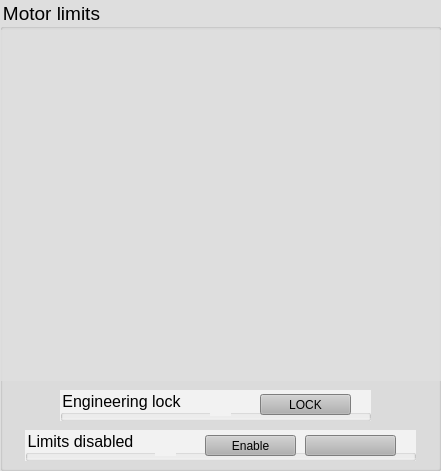
     <widget class="QGroupBox" name="groupBox_6">
      <property name="geometry">
       <rect>
        <x>300</x>
        <y>20</y>
        <width>441</width>
        <height>471</height>
       </rect>
      </property>
      <property name="font">
       <font>
        <pointsize>14</pointsize>
       </font>
      </property>
      <property name="styleSheet">
       <string notr="true">background-color: rgba(222, 222, 222, 222);</string>
      </property>
      <property name="title">
       <string>Motor limits</string>
      </property>
      <widget class="QPixmapWidget" name="qPixmapWidget_2">
       <property name="geometry">
        <rect>
         <x>0</x>
         <y>30</y>
         <width>441</width>
         <height>351</height>
        </rect>
       </property>
       <property name="pixmap">
        <pixmap>und.gif</pixmap>
       </property>
      </widget>
      <widget class="TaurusLed" name="ledAUL_2">
       <property name="geometry">
        <rect>
         <x>207</x>
         <y>30</y>
         <width>21</width>
         <height>21</height>
        </rect>
       </property>
       <property name="model">
        <string>$gapz1/forwardLimitSwitch</string>
       </property>
      </widget>
      <widget class="TaurusLed" name="ledALL_2">
       <property name="geometry">
        <rect>
         <x>207</x>
         <y>62</y>
         <width>21</width>
         <height>21</height>
        </rect>
       </property>
       <property name="model">
        <string>$gapz1/backwardLimitSwitch</string>
       </property>
      </widget>
      <widget class="TaurusLed" name="ledBUL_2">
       <property name="geometry">
        <rect>
         <x>378</x>
         <y>30</y>
         <width>21</width>
         <height>21</height>
        </rect>
       </property>
       <property name="model">
        <string>$gapz2/forwardLimitSwitch</string>
       </property>
      </widget>
      <widget class="TaurusLed" name="ledBLL_2">
       <property name="geometry">
        <rect>
         <x>378</x>
         <y>60</y>
         <width>21</width>
         <height>21</height>
        </rect>
       </property>
       <property name="model">
        <string>$gapz2/backwardLimitSwitch</string>
       </property>
      </widget>
      <widget class="TaurusLed" name="ledFLL_2">
       <property name="geometry">
        <rect>
         <x>102</x>
         <y>108</y>
         <width>21</width>
         <height>21</height>
        </rect>
       </property>
       <property name="model">
        <string>$phasex1/backwardLimitSwitch</string>
       </property>
      </widget>
      <widget class="TaurusLed" name="ledFUL_2">
       <property name="geometry">
        <rect>
         <x>416</x>
         <y>108</y>
         <width>21</width>
         <height>21</height>
        </rect>
       </property>
       <property name="model">
        <string>$phasex1/forwardLimitSwitch</string>
       </property>
      </widget>
      <widget class="TaurusLed" name="ledTiltUp_2">
       <property name="geometry">
        <rect>
         <x>237</x>
         <y>148</y>
         <width>21</width>
         <height>21</height>
        </rect>
       </property>
       <property name="model">
        <string>$opc/TiltUpper</string>
       </property>
      </widget>
      <widget class="TaurusLed" name="ledELL_2">
       <property name="geometry">
        <rect>
         <x>95</x>
         <y>172</y>
         <width>21</width>
         <height>21</height>
        </rect>
       </property>
       <property name="model">
        <string>$phasex2/backwardLimitSwitch</string>
       </property>
      </widget>
      <widget class="TaurusLed" name="ledEUL_2">
       <property name="geometry">
        <rect>
         <x>400</x>
         <y>170</y>
         <width>21</width>
         <height>21</height>
        </rect>
       </property>
       <property name="model">
        <string>$phasex2/forwardLimitSwitch</string>
       </property>
      </widget>
      <widget class="TaurusLed" name="ledHLL_2">
       <property name="geometry">
        <rect>
         <x>109</x>
         <y>228</y>
         <width>21</width>
         <height>21</height>
        </rect>
       </property>
       <property name="model">
        <string>$phasex3/backwardLimitSwitch</string>
       </property>
      </widget>
      <widget class="TaurusLed" name="ledHUL_2">
       <property name="geometry">
        <rect>
         <x>420</x>
         <y>226</y>
         <width>21</width>
         <height>21</height>
        </rect>
       </property>
       <property name="model">
        <string>$phasex3/forwardLimitSwitch</string>
       </property>
      </widget>
      <widget class="TaurusLed" name="ledTiltDown_2">
       <property name="geometry">
        <rect>
         <x>246</x>
         <y>265</y>
         <width>21</width>
         <height>21</height>
        </rect>
       </property>
       <property name="model">
        <string>$opc/TiltLower</string>
       </property>
      </widget>
      <widget class="TaurusLed" name="ledGLL_2">
       <property name="geometry">
        <rect>
         <x>101</x>
         <y>288</y>
         <width>21</width>
         <height>21</height>
        </rect>
       </property>
       <property name="model">
        <string>$phasex4/backwardLimitSwitch</string>
       </property>
      </widget>
      <widget class="TaurusLed" name="ledGUL_2">
       <property name="geometry">
        <rect>
         <x>404</x>
         <y>287</y>
         <width>21</width>
         <height>21</height>
        </rect>
       </property>
       <property name="model">
        <string>$phasex4/forwardLimitSwitch</string>
       </property>
      </widget>
      <widget class="TaurusLed" name="ledCLL_2">
       <property name="geometry">
        <rect>
         <x>197</x>
         <y>328</y>
         <width>21</width>
         <height>21</height>
        </rect>
       </property>
       <property name="model">
        <string>$gapz3/forwardLimitSwitch</string>
       </property>
      </widget>
      <widget class="TaurusLed" name="ledDLL_2">
       <property name="geometry">
        <rect>
         <x>374</x>
         <y>325</y>
         <width>21</width>
         <height>21</height>
        </rect>
       </property>
       <property name="model">
        <string>$gapz4/forwardLimitSwitch</string>
       </property>
      </widget>
      <widget class="TaurusLed" name="ledCUL_2">
       <property name="geometry">
        <rect>
         <x>198</x>
         <y>360</y>
         <width>21</width>
         <height>21</height>
        </rect>
       </property>
       <property name="model">
        <string>$gapz3/backwardLimitSwitch</string>
       </property>
      </widget>
      <widget class="TaurusLed" name="ledDUL_2">
       <property name="geometry">
        <rect>
         <x>374</x>
         <y>356</y>
         <width>21</width>
         <height>21</height>
        </rect>
       </property>
       <property name="model">
        <string>$gapz4/backwardLimitSwitch</string>
       </property>
      </widget>
      <widget class="TaurusGroupBox" name="taurusGroupBox_20">
       <property name="geometry">
        <rect>
         <x>25</x>
         <y>430</y>
         <width>391</width>
         <height>31</height>
        </rect>
       </property>
       <property name="font">
        <font>
         <pointsize>12</pointsize>
        </font>
       </property>
       <property name="styleSheet">
        <string notr="true">background-color: rgb(242, 242, 242);</string>
       </property>
       <property name="title">
        <string>Limits disabled</string>
       </property>
       <property name="model">
        <string/>
       </property>
       <widget class="TaurusLed" name="taurusLed_41">
        <property name="geometry">
         <rect>
          <x>130</x>
          <y>5</y>
          <width>21</width>
          <height>21</height>
         </rect>
        </property>
        <property name="model">
         <string>$undulator/LimitsDisabled</string>
        </property>
       </widget>
       <widget class="TaurusCommandButton" name="taurusCommandButton_5">
        <property name="geometry">
         <rect>
          <x>280</x>
          <y>5</y>
          <width>91</width>
          <height>21</height>
         </rect>
        </property>
        <property name="styleSheet">
         <string notr="true">background-color: rgb(177, 177, 177);</string>
        </property>
        <property name="Model">
         <string>$undulator</string>
        </property>
        <property name="Command">
         <string>DisableLimits</string>
        </property>
        <property name="Parameters">
         <stringlist>
          <string>True</string>
         </stringlist>
        </property>
        <property name="CustomText">
         <string>Disable</string>
        </property>
       </widget>
       <widget class="TaurusCommandButton" name="taurusCommandButton_6">
        <property name="geometry">
         <rect>
          <x>180</x>
          <y>5</y>
          <width>91</width>
          <height>21</height>
         </rect>
        </property>
        <property name="styleSheet">
         <string notr="true">background-color: rgb(177, 177, 177);</string>
        </property>
        <property name="text">
         <string>Enable</string>
        </property>
        <property name="Model">
         <string>$undulator</string>
        </property>
        <property name="Command">
         <string>DisableLimits</string>
        </property>
        <property name="Parameters">
         <stringlist>
          <string>False</string>
         </stringlist>
        </property>
        <property name="CustomText">
         <string>Enable</string>
        </property>
       </widget>
      </widget>
      <widget class="TaurusGroupBox" name="taurusGroupBox_21">
       <property name="geometry">
        <rect>
         <x>60</x>
         <y>390</y>
         <width>311</width>
         <height>31</height>
        </rect>
       </property>
       <property name="font">
        <font>
         <pointsize>12</pointsize>
        </font>
       </property>
       <property name="styleSheet">
        <string notr="true">background-color: rgb(242, 242, 242);</string>
       </property>
       <property name="title">
        <string>Engineering lock</string>
       </property>
       <widget class="TaurusLed" name="taurusLed_39">
        <property name="geometry">
         <rect>
          <x>150</x>
          <y>5</y>
          <width>21</width>
          <height>21</height>
         </rect>
        </property>
        <property name="model">
         <string>$undulator/EngineeringLock</string>
        </property>
       </widget>
       <widget class="QPushButton" name="btnLock2">
        <property name="geometry">
         <rect>
          <x>200</x>
          <y>4</y>
          <width>91</width>
          <height>21</height>
         </rect>
        </property>
        <property name="styleSheet">
         <string notr="true">background-color: rgb(177, 177, 177);</string>
        </property>
        <property name="text">
         <string>LOCK</string>
        </property>
        <property name="checkable">
         <bool>true</bool>
        </property>
       </widget>
      </widget>
     </widget>
